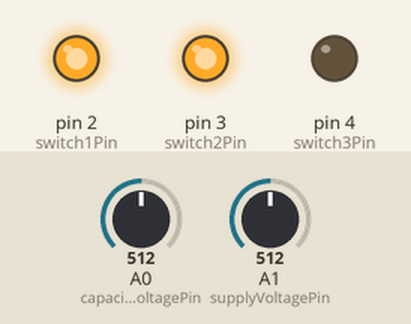
A sketch run on a simulated Arduino Uno, built with avr-gcc and run on an emulated ATmega328P. On the bench: output pins drawn as LEDs (lit = HIGH). Inputs (shaded band) come from the test bench; at power-on: A0 (capacitorVoltagePin) = 512, A1 (supplyVoltagePin) = 512. What the sketch prints to the serial monitor is not drawn.

Above: at 1.2 s.
1.3 s: A0 (capacitorVoltagePin) set to 824
4.3 s: A0 (capacitorVoltagePin) set to 845
At 4.9 s:
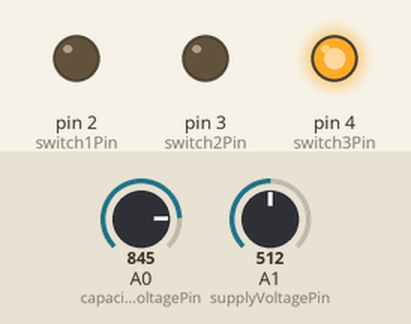
5.9 s: A1 (supplyVoltagePin) set to 630
7.4 s: A1 (supplyVoltagePin) set to 659
Timing chart, 0 to 10.4 s (numbered marks = the images above; inputs shaded):
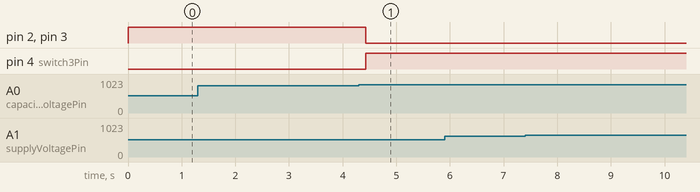

The sketch:

SupperCap.ino
```cpp
const int supplyVoltagePin = A1;
const int capacitorVoltagePin = A0;

const int switch1Pin = 2;  // S1: supply ➝ output
const int switch2Pin = 3;  // S2: supply ➝ caps
const int switch3Pin = 4;  // S3: caps ➝ output

const float capacitorUpperThreshold = 13.0; // Cap full
const float capacitorLowerThreshold = 12.8;         // Output too low = fallback

bool useCapacitor = false;

void setup() {
  pinMode(switch1Pin, OUTPUT);
  pinMode(switch2Pin, OUTPUT);
  pinMode(switch3Pin, OUTPUT);
  Serial.begin(9600);
}

void loop() {
  float supplyVoltage = analogRead(supplyVoltagePin) * (5.0 / 1023.0) * 3.195;
  float capacitorVoltage = analogRead(capacitorVoltagePin) * (5.0 / 1023.0) * 3.185;

  Serial.print("Supply: "); Serial.print(supplyVoltage);
  Serial.print("V, Cap: "); Serial.print(capacitorVoltage);
  Serial.println("V");

  // Check if we can switch to capacitor
  if (!useCapacitor && capacitorVoltage >= capacitorUpperThreshold) {
    useCapacitor = true;
    Serial.println("↑ Caps fully charged → Switching to capacitor output");
  }

  // Check if we need to switch back to supply
  if (useCapacitor && capacitorVoltage < capacitorLowerThreshold ) {
    useCapacitor = false;
    Serial.println("↓ Output voltage low → Switching to main supply");
  }

  // Apply switching logic
  if (useCapacitor) {
    // Use caps
    digitalWrite(switch1Pin, LOW);   // supply ➝ output OFF
    digitalWrite(switch2Pin, LOW);   // supply ➝ cap OFF
    digitalWrite(switch3Pin, HIGH);  // caps ➝ output ON
    Serial.println("→ Power from capacitors");
  } else {
    // Charge caps and supply output
    digitalWrite(switch1Pin, HIGH);  // supply ➝ output ON
    digitalWrite(switch2Pin, HIGH);  // supply ➝ cap ON
    digitalWrite(switch3Pin, LOW);   // caps ➝ output OFF
    Serial.println("→ Charging caps & supplying output from main");
  }

  delay(10);
}
```

Measured:
- the behaviour switches between 835 and 836 on A0 (capacitorVoltagePin) (found by bisection; images 0 and 1)
- after the input at 1.3 s, every drawn part: stays the same
- after the input at 4.3 s, pin 2 (switch1Pin), pin 3 (switch2Pin): HIGH → LOW after 0.13 s; pin 4 (switch3Pin): LOW → HIGH after 0.13 s
- after the input at 5.9 s, every drawn part: stays the same
- after the input at 7.4 s, every drawn part: stays the same
